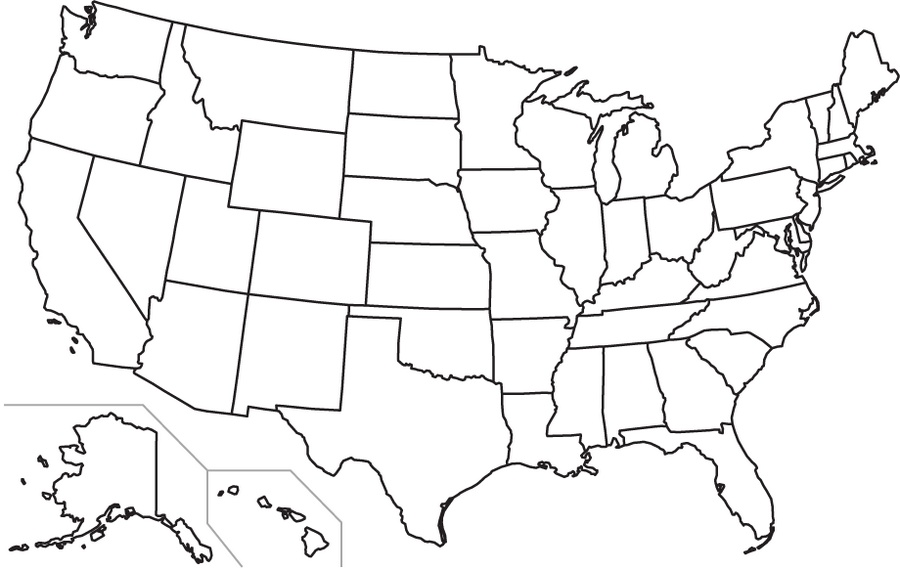
#> input picture borders.jpg, 900 x 570 px, found by its file name
$ python split_image.py
#> lines starting #> are read from the running program, lines starting #| are printed output that depends on the picture; after the words box and inside, x2 and y2 are one past the last pixel; in counts of white or black regions, pixels touching at a corner belong together
import cv2
import numpy as np

# Kmeans color segmentation
def kmeans_color_quantization(image, clusters=8, rounds=1):
    h, w = image.shape[:2]
    samples = np.zeros([h*w,3], dtype=np.float32)
    count = 0

    for x in range(h):
        for y in range(w):
            samples[count] = image[x][y]
            count += 1

    compactness, labels, centers = cv2.kmeans(samples,
            clusters,
            None,
            (cv2.TERM_CRITERIA_EPS + cv2.TERM_CRITERIA_MAX_ITER, 10000, 0.0001),
            rounds,
            cv2.KMEANS_RANDOM_CENTERS)

    centers = np.uint8(centers)
    res = centers[labels.flatten()]
    return res.reshape((image.shape))

# Load image and perform kmeans
#image = cv2.imread('1.jpg')
image = cv2.imread(r'D:\borders.jpg')
#> image is the input picture: shape (570, 900, 3); mean B, G, R 241.1, 241, 241.2
#kmeans = kmeans_color_quantization(image, clusters=2)

h, w = image.shape[:2]
#> h = 570; w = 900
samples = np.zeros([h*w,3], dtype=np.float32)
count = 0

for x in range(h):
    for y in range(w):
        samples[count] = image[x][y]
        count += 1
#> after the loop, count = 513000

compactness, labels, centers = cv2.kmeans(samples,
        2,
        None,
        (cv2.TERM_CRITERIA_EPS + cv2.TERM_CRITERIA_MAX_ITER, 10000, 0.0001),
        1,
        cv2.KMEANS_RANDOM_CENTERS)
#> compactness = 317028224.9; centers = [[58.77, 57.97, 59.69], [254, 254, 254.1]]

centers = np.uint8(centers)
#> centers = [[58, 57, 59], [254, 253, 254]]
res = centers[labels.flatten()]
result = res.reshape((image.shape))
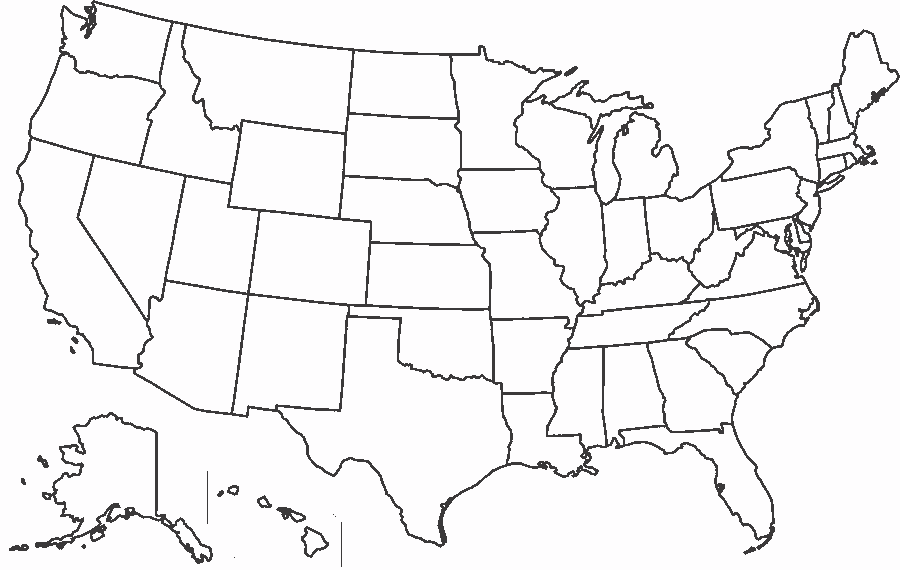
#> result: shape (570, 900, 3); mean B, G, R 241.8, 240.8, 241.8

# Floodfill
seed_point = (100, 115)
cv2.floodFill(result, None, seedPoint=seed_point, newVal=(36, 255, 12), loDiff=(0, 0, 0, 0), upDiff=(0, 0, 0, 0))
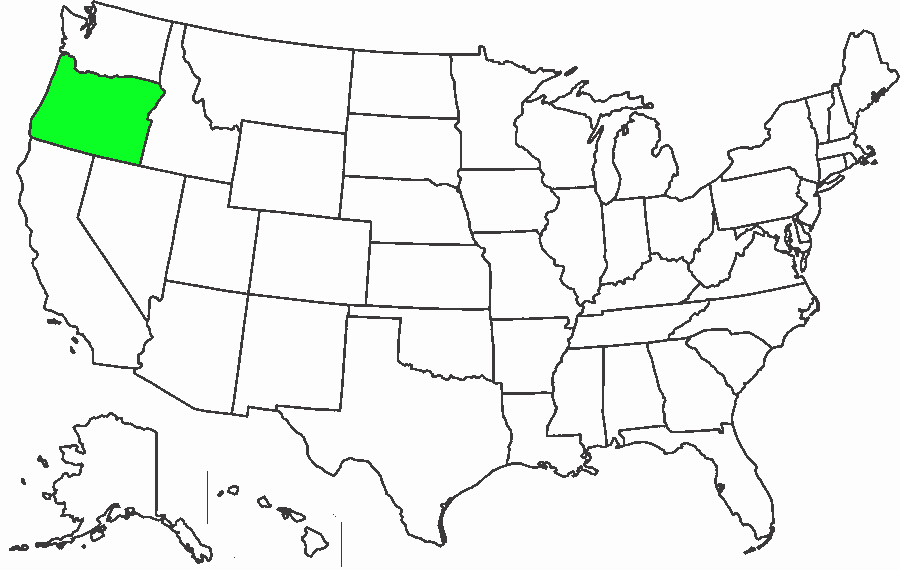
#> result: shape (570, 900, 3); 1.68% of pixels changed, all inside (x1, y1, x2, y2) = (31, 55, 163, 164)
#> (the run stopped early here; a loop or call above may not have finished)

$ run again, with heatmap_image1.jpg copied over borders.jpg
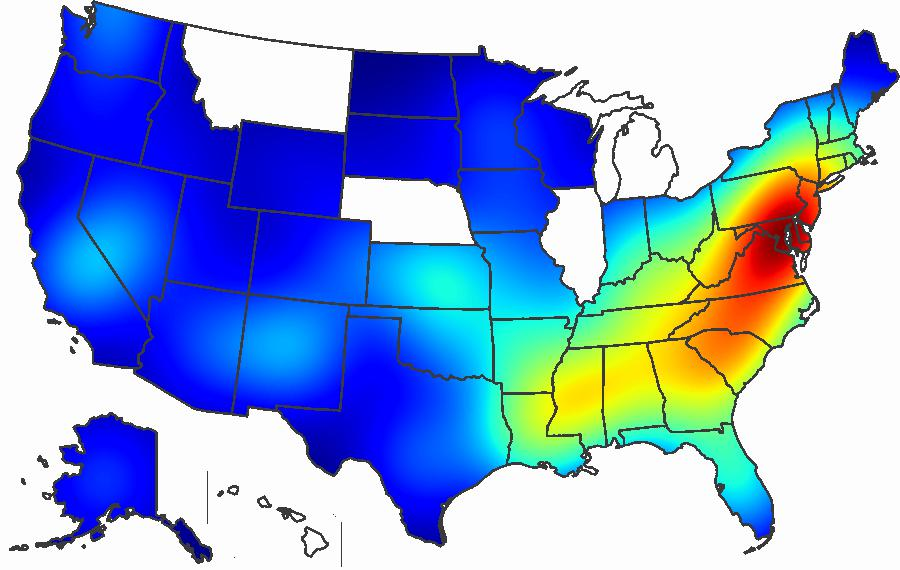
#> input picture heatmap_image1.jpg, 900 x 570 px, found by its file name
#> image is the input picture: shape (570, 900, 3); mean B, G, R 215.9, 166.3, 141.4
#> after the loop `for x in range(h):`: count = 513000
#> `compactness, labels, centers = cv2.kmeans(samples, 2, None, (cv2.TERM_..`: compactness = 4.57e+09; centers = [[210.2, 61.32, 12.16], [220, 246.9, 240.7]]
#> `centers = np.uint8(centers)`: centers = [[210, 61, 12], [219, 246, 240]]
#> `result = res.reshape((image.shape))`:
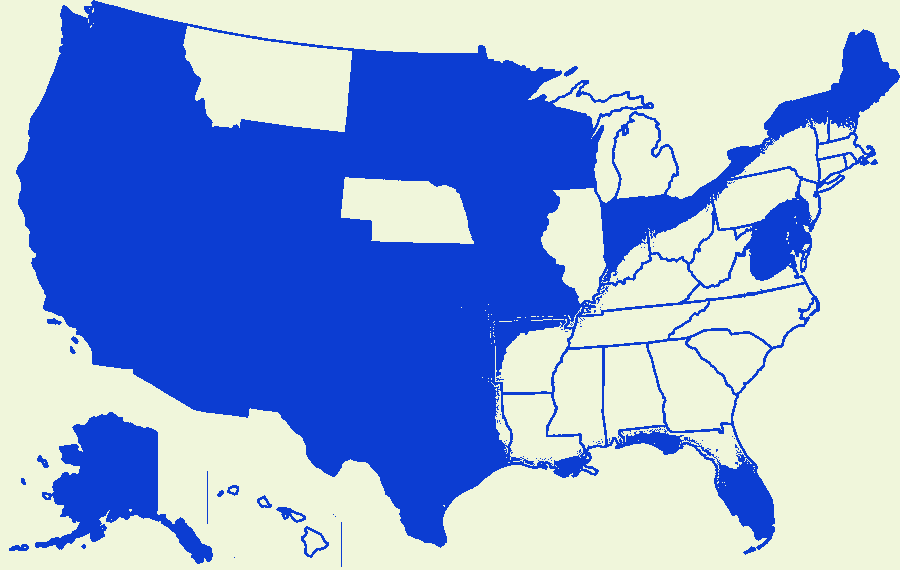
#> result: shape (570, 900, 3); mean B, G, R 215.1, 165.5, 140.8
#> `cv2.floodFill(result, None, seedPoint=seed_point, newVal=(36, 255, 12)..`:
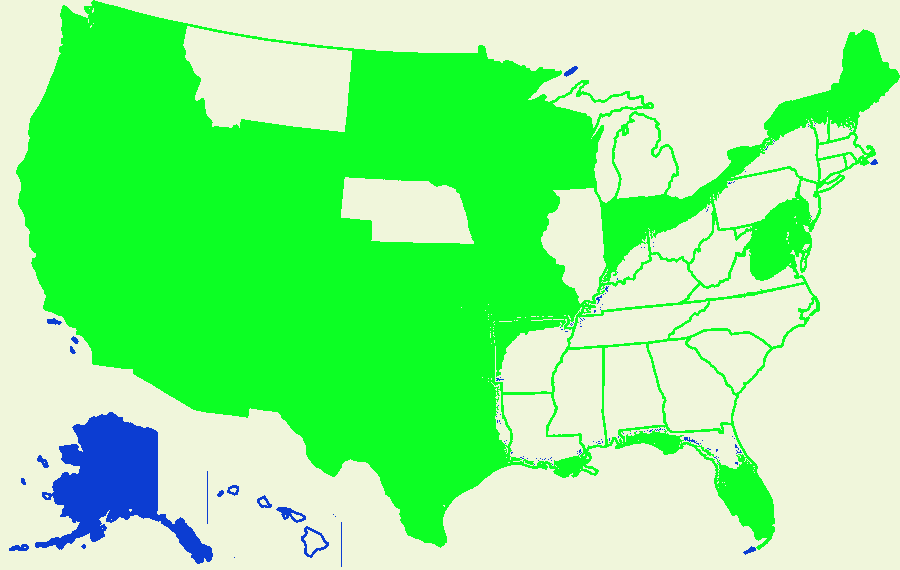
#> result: shape (570, 900, 3); mean B, G, R 143.6, 245.2, 140.8
